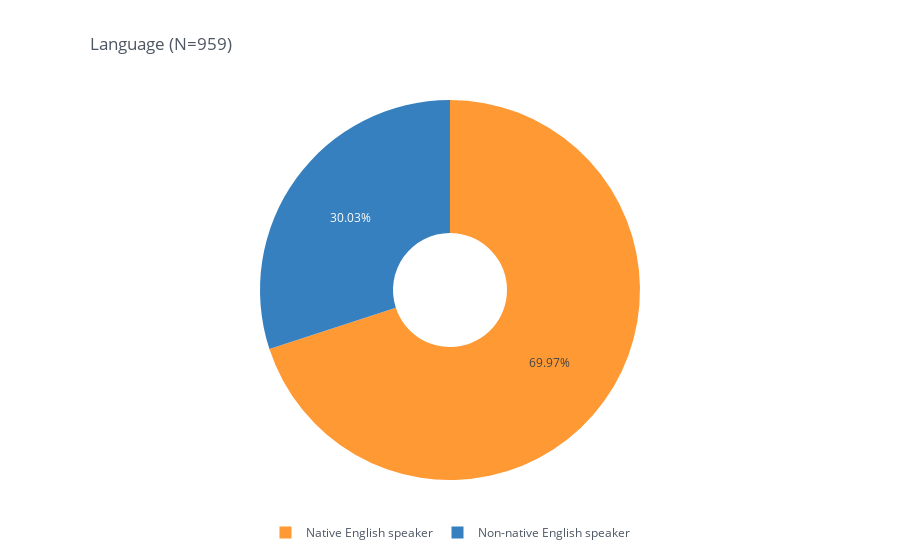

Notebook code cell kept with this figure:
### Code cell
pieChart(gcbs_clean_df, col='DEMO_engnat', title='Language')

### Figure 1 — Plotly figure (JSON) as saved in the notebook; plotly's stock layout.template omitted (floating-point values rounded to 4 significant figures)
{"data": [{"hole": 0.3, "labels": ["Native English speaker", "Non-native English speaker"], "marker": {"colors": ["rgba(255, 153, 51, 1.0)", "rgba(55, 128, 191, 1.0)"]}, "name": "", "texttemplate": "%{percent:.2%}", "type": "pie", "values": [671, 288]}], "layout": {"legend": {"bgcolor": "#FFFFFF", "font": {"color": "#4D5663"}, "orientation": "h", "x": 0.5, "xanchor": "center"}, "paper_bgcolor": "#FFFFFF", "plot_bgcolor": "#FFFFFF", "title": {"font": {"color": "#4D5663"}, "text": "Language (N=959)", "x": 0.1}}}
